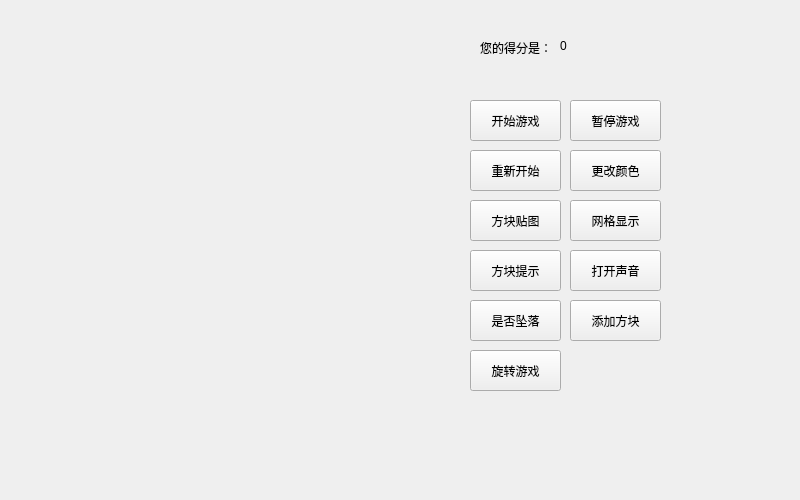
<?xml version="1.0" encoding="UTF-8"?>
<ui version="4.0">
 <class>Widget</class>
 <widget class="QWidget" name="Widget">
  <property name="geometry">
   <rect>
    <x>0</x>
    <y>0</y>
    <width>800</width>
    <height>500</height>
   </rect>
  </property>
  <property name="windowTitle">
   <string>Widget</string>
  </property>
  <widget class="QPushButton" name="pushButton">
   <property name="geometry">
    <rect>
     <x>470</x>
     <y>100</y>
     <width>91</width>
     <height>41</height>
    </rect>
   </property>
   <property name="text">
    <string>开始游戏</string>
   </property>
  </widget>
  <widget class="QLabel" name="label">
   <property name="geometry">
    <rect>
     <x>480</x>
     <y>40</y>
     <width>71</width>
     <height>16</height>
    </rect>
   </property>
   <property name="text">
    <string>您的得分是：</string>
   </property>
  </widget>
  <widget class="QLabel" name="label_2">
   <property name="geometry">
    <rect>
     <x>560</x>
     <y>40</y>
     <width>54</width>
     <height>12</height>
    </rect>
   </property>
   <property name="text">
    <string>0</string>
   </property>
  </widget>
  <widget class="QPushButton" name="pushButton_2">
   <property name="geometry">
    <rect>
     <x>570</x>
     <y>100</y>
     <width>91</width>
     <height>41</height>
    </rect>
   </property>
   <property name="text">
    <string>暂停游戏</string>
   </property>
   <property name="checkable">
    <bool>true</bool>
   </property>
  </widget>
  <widget class="QPushButton" name="pushButton_3">
   <property name="geometry">
    <rect>
     <x>470</x>
     <y>150</y>
     <width>91</width>
     <height>41</height>
    </rect>
   </property>
   <property name="text">
    <string>重新开始</string>
   </property>
  </widget>
  <widget class="QPushButton" name="pushButton_4">
   <property name="geometry">
    <rect>
     <x>570</x>
     <y>150</y>
     <width>91</width>
     <height>41</height>
    </rect>
   </property>
   <property name="text">
    <string>更改颜色</string>
   </property>
  </widget>
  <widget class="QPushButton" name="pushButton_5">
   <property name="geometry">
    <rect>
     <x>470</x>
     <y>200</y>
     <width>91</width>
     <height>41</height>
    </rect>
   </property>
   <property name="text">
    <string>方块贴图</string>
   </property>
  </widget>
  <widget class="QPushButton" name="pushButton_6">
   <property name="geometry">
    <rect>
     <x>570</x>
     <y>200</y>
     <width>91</width>
     <height>41</height>
    </rect>
   </property>
   <property name="text">
    <string>网格显示</string>
   </property>
   <property name="checkable">
    <bool>true</bool>
   </property>
  </widget>
  <widget class="QPushButton" name="pushButton_7">
   <property name="geometry">
    <rect>
     <x>470</x>
     <y>250</y>
     <width>91</width>
     <height>41</height>
    </rect>
   </property>
   <property name="text">
    <string>方块提示</string>
   </property>
   <property name="checkable">
    <bool>true</bool>
   </property>
  </widget>
  <widget class="QPushButton" name="pushButton_8">
   <property name="geometry">
    <rect>
     <x>570</x>
     <y>250</y>
     <width>91</width>
     <height>41</height>
    </rect>
   </property>
   <property name="text">
    <string>打开声音</string>
   </property>
   <property name="checkable">
    <bool>true</bool>
   </property>
  </widget>
  <widget class="QPushButton" name="pushButton_9">
   <property name="geometry">
    <rect>
     <x>470</x>
     <y>300</y>
     <width>91</width>
     <height>41</height>
    </rect>
   </property>
   <property name="text">
    <string>是否坠落</string>
   </property>
   <property name="checkable">
    <bool>true</bool>
   </property>
  </widget>
  <widget class="QPushButton" name="pushButton_10">
   <property name="geometry">
    <rect>
     <x>570</x>
     <y>300</y>
     <width>91</width>
     <height>41</height>
    </rect>
   </property>
   <property name="text">
    <string>添加方块</string>
   </property>
   <property name="checkable">
    <bool>true</bool>
   </property>
  </widget>
  <widget class="QPushButton" name="pushButton_11">
   <property name="geometry">
    <rect>
     <x>470</x>
     <y>350</y>
     <width>91</width>
     <height>41</height>
    </rect>
   </property>
   <property name="text">
    <string>旋转游戏</string>
   </property>
   <property name="checkable">
    <bool>true</bool>
   </property>
  </widget>
 </widget>
 <layoutdefault spacing="6" margin="11"/>
 <resources/>
 <connections/>
</ui>
